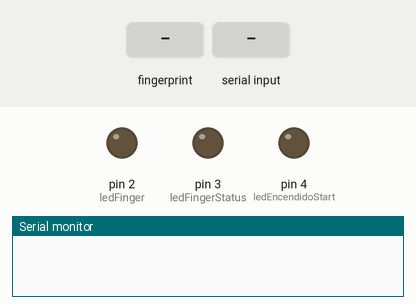
The sketch below on a simulated Arduino Mega 2560, built with avr-gcc and run on an emulated ATmega2560. On the bench: output pins drawn as LEDs (lit = HIGH), the last lines printed to the serial monitor. The inputs (shaded band) are chosen by the test bench. The modem accepts every AT command (registered, SIM ready, sends succeed) and sends nothing else.

Above: at 0.1 s.
At 2.2 s:
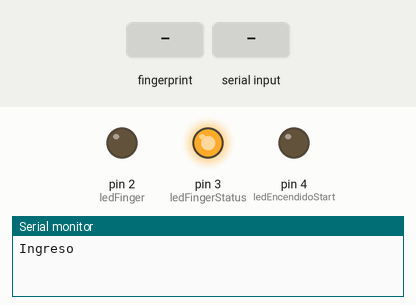
2.3 s: finger stored as number 1 placed on the sensor
At 4.3 s:
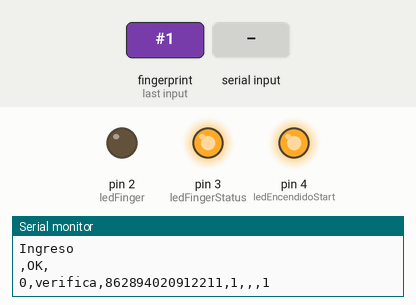
5.1 s: "30,150,10\n" received over Serial
Timing chart, 0 to 8.1 s (numbered marks = the images above; inputs shaded):
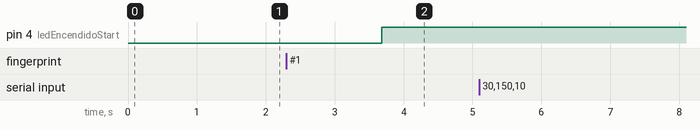

The sketch:

finguer_gps.ino
```cpp
#include <Adafruit_Fingerprint.h>
#include <string.h>
uint8_t id;
uint8_t idin = 0;
bool b1 = false;
char c = '0';
bool enrollw = false;
bool huella1 = false;
bool huella2 = false;
uint8_t getFingerprintEnroll();
int getFingerprintIDez();
int ledFinger = 2;
int ledFingerStatus = 3;
int ledEncendidoStart = 4;
int ledState = LOW;
long previousMillis = 0;
long interval = 50000;
bool gpsvalida = true;
char separador[] = ",";
char *resultado = NULL;
char campos[20][15];


Adafruit_Fingerprint finger = Adafruit_Fingerprint(&Serial2);


void setup()
{
  Serial.begin(9600);
  Serial1.begin(115200);
  pinMode(ledFinger, OUTPUT);
  pinMode(ledFingerStatus, OUTPUT);
  pinMode(ledEncendidoStart, OUTPUT);
  finger.begin(57600);
  digitalWrite(ledFinger,ledState);
  if (finger.verifyPassword()) {
    digitalWrite(ledFingerStatus,HIGH);
  } else {
    digitalWrite(ledFingerStatus,LOW);
    while (1);
  }
}

void loop(){

 unsigned long currentMillis = millis();
 if(currentMillis - previousMillis > interval) {
    previousMillis = currentMillis;
    if (ledState == LOW){
        ledState = HIGH;
        digitalWrite(ledFinger, ledState);
    }
  }
   idin = menu();
   switch (idin) {
      case 1:
      if(b1 == false){
        Serial.println("Registro");
        b1 = true;
      }

      id = readnumber();
      while (!getFingerprintEnroll() && enrollw == false);

      break;

      default:
      if(b1 == false){
        Serial.println("Ingreso");
        b1 = true;
        enrollw = false;
      }
     FinguerIdentifica();

   }
  delay(50);
}
////Identifica el numero menu//////////
uint8_t menu(void) {
  uint8_t num = 0;
  boolean validnum = false;
  if (Serial.available()){
    c = Serial.read();
    if (isdigit(c)) {
       num *= 10;
       num += c - '0';
       b1 = false;
       return num;
    }
  }
}

uint8_t readnumber(void) {
  uint8_t num = 0;
  boolean validnum = false;
  while (1) {
    if (Serial.available());
    char c = Serial.read();
    if (isdigit(c)) {
       num *= 10;
       num += c - '0';
       validnum = true;
    } else if (validnum) {
      return num;
    }
  }
}

////////////////////////////////////////////////////////////////////////////////////////////////////////////////////////////////////////////////////////////////////////////////////////////////
uint8_t getFingerprintID() {
  uint8_t p = finger.getImage();
  switch (p) {
    case FINGERPRINT_OK:
      Serial.println("Tomando imagen");
      break;
    case FINGERPRINT_NOFINGER:
      Serial.println("Dedo no detectado");
      return p;
    case FINGERPRINT_PACKETRECIEVEERR:
      Serial.println("Error de comunicacion");
      return p;
    case FINGERPRINT_IMAGEFAIL:
      Serial.println("Error de imagen");
      return p;
    default:
      Serial.println("Error desconocido");
      return p;
  }


  p = finger.image2Tz();
  switch (p) {
    case FINGERPRINT_OK:
      Serial.println("Imagen convertida");
      break;
    case FINGERPRINT_IMAGEMESS:
      Serial.println("Imagen demaciado desordenada");
      return p;
    case FINGERPRINT_PACKETRECIEVEERR:
      Serial.println("Error de comunicacion");
      return p;
    case FINGERPRINT_FEATUREFAIL:
      Serial.println("No se pudieron encontrar las caracteristicas de la huella digital");
      return p;
    case FINGERPRINT_INVALIDIMAGE:
      Serial.println("No se pudieron encontrar las caracteristicas de la huella digital");
      return p;
    default:
      Serial.println("Error desconosido");
      return p;
  }


  p = finger.fingerFastSearch();
  if (p == FINGERPRINT_OK) {
    Serial.println("Se encontro una hella emparejada");
  } else if (p == FINGERPRINT_PACKETRECIEVEERR) {
    Serial.println("Error de comunicacion");
    return p;
  } else if (p == FINGERPRINT_NOTFOUND) {
    Serial.println("No se encontro emparejada");
    return p;
  } else {
    Serial.println("Error desconocido");
    return p;
  }

      // found a match!
  Serial.print("Se encontro ID #"); Serial.print(finger.fingerID);
  Serial.print(" Con confianza de "); Serial.println(finger.confidence);
}
////////////////////////////////////////////////////////////////////////////////////////////////////////////////////////////////////////////////////////////////////////////////////////////////

int FinguerIdentifica() {
  uint8_t p = finger.getImage();
  if (p != FINGERPRINT_OK)  return -1;
  p = finger.image2Tz();
  if (p != FINGERPRINT_OK)  return -1;
  p = finger.fingerFastSearch();
  if (p != FINGERPRINT_OK)  return -1;
  asignacionname();
  return finger.fingerID;
}
////////////////////////////////////////////////////////////////////////////////////////////////////////////////////////////////////////////////////////////////////////////////////////////////
void asignacionname()
{
  String Ingps;
  int ID = 0;
  gpsvalida = true;
  ID = finger.fingerID;
  if (ID != 0  ) {
      String AT = "AT$TTGPSQRY=10";
      Serial1.println(AT);
      while((!Serial1.available()>0) && gpsvalida == true){
            Ingps = Serial1.readString();
            Ingps.replace("\n",",");
            Ingps.replace(":",",");
            Serial.println(Ingps);
            Serial.println();
            resultado = strtok(&Ingps[0],separador);
            int index = 0;
            while(resultado != NULL){
              strcpy(campos[index],resultado);
              index++;
              resultado = strtok(NULL,separador);
              }
           gpsvalida = false;
      }
       digitalWrite(ledEncendidoStart,HIGH);
       delay(50);
       String zero = "0,";
       String verifica = "verifica,";
       String imei = "862894020912211,";
       String idout = String(ID);
       String dataout = zero + verifica + imei + idout + "," + campos[5] + "," + campos [7] + "," + "1";
       Serial.println(dataout);
       dataout.replace("\n","");
       Serial1.print("AT$TTSNDMG=4,");
       Serial1.write((byte)0x22);
       Serial1.print(dataout);
       Serial1.write((byte)0x22);
       Serial1.println();
       delay(50);
       Serial1.println("AT&W");
       delay(100);


  }
}
void(* Resetea) (void) = 0;
/////////enroll//////////////////////////////////////////////////////////////
uint8_t getFingerprintEnroll() {
  int p = -1;
  while (p != FINGERPRINT_OK) {
    p = finger.getImage();
    switch (p) {
    case FINGERPRINT_OK:
      Serial.println("OK01"); // imagen tomada Ok
      break;
    case FINGERPRINT_NOFINGER:
      if(huella1 == false){
        Serial.println("IN01"); // No hay huella en el finguer
        huella1 = true;
      }
      break;
    case FINGERPRINT_PACKETRECIEVEERR:
      Serial.println("ER02"); // Error en la comunicacion
      break;
    case FINGERPRINT_IMAGEFAIL:
      Serial.println("ER03"); // Error en la Imagen
      break;
    default:
      Serial.println("ER04"); // Error Desconocido
      break;
    }
  }

  // OK success!

      p = finger.image2Tz(1);
      switch (p) {
        case FINGERPRINT_OK:
        paso1();
         break;
        case FINGERPRINT_IMAGEMESS:
          //Serial.println("Image too messy");
          return p;
        case FINGERPRINT_PACKETRECIEVEERR:
          //Serial.println("Communication error");
          return p;
        case FINGERPRINT_FEATUREFAIL:
          //Serial.println("Could not find fingerprint features");
          return p;
        case FINGERPRINT_INVALIDIMAGE:
          //Serial.println("Could not find fingerprint features");
          return p;
        default:
          //Serial.println("Unknown error");
          return p;
      }


      p = finger.image2Tz(2);
      switch (p) {
        case FINGERPRINT_OK:
          //Serial.println("Image converted");
          break;
        case FINGERPRINT_IMAGEMESS:
          //Serial.println("Image too messy");
          return p;
        case FINGERPRINT_PACKETRECIEVEERR:
          //Serial.println("Communication error");
          return p;
        case FINGERPRINT_FEATUREFAIL:
          //Serial.println("Could not find fingerprint features");
          return p;
        case FINGERPRINT_INVALIDIMAGE:
          //Serial.println("Could not find fingerprint features");
          return p;
        default:
          //Serial.println("Unknown error");
          return p;
      }

  // OK converted!

      p = finger.createModel();
      if (p == FINGERPRINT_OK) {
        p = finger.storeModel(id);
      if (p == FINGERPRINT_OK) {
          String ok = "OK.";
          String okenv = ok + id;
          Serial.println(okenv);
          delay(100);
          enrollw = true;
          huella1 = false;
          huella2 = false;
          idin = 0;
          idin = menu();
      } else if (p == FINGERPRINT_PACKETRECIEVEERR) {
        Serial.println("EF1");//Error en la comunicacion
        return p;
      } else if (p == FINGERPRINT_BADLOCATION) {
        Serial.println("EF2");//No se pudo almacenar en esa ubicación
        return p;
      } else if (p == FINGERPRINT_FLASHERR) {
        Serial.println("EF3");//Error Escritura en memoria flash
        return p;
      } else {
        Serial.println("EF4"); // Error desconocido
        return p;
      }
      } else if (p == FINGERPRINT_PACKETRECIEVEERR) {
        Serial.println("ERM1"); // Error Comunicacion
        return p;
      } else if (p == FINGERPRINT_ENROLLMISMATCH) {
        Serial.println("ERM2"); //Huellas Dactilares no coinciden
        return p;
      } else {
        Serial.println("ERM3"); // Error Desconocido
        return p;
      }


}


void paso1() {
       delay(100);
       int p = 0;
        while (p != FINGERPRINT_NOFINGER) {
          p = finger.getImage();
        }
        p = -1;
        while (p != FINGERPRINT_OK) {
          p = finger.getImage();
          switch (p) {
          case FINGERPRINT_OK:
            Serial.println("OK11"); // Imagen Tomada
            break;
          case FINGERPRINT_NOFINGER:
            if(huella2 == false){
              Serial.println("IN11"); // No hay Huella en el dispositivo
              huella2 = true;
            }
            break;
          case FINGERPRINT_PACKETRECIEVEERR:
            Serial.println("ER12"); // Error en la comunicacion
            break;
          case FINGERPRINT_IMAGEFAIL:
            Serial.println("ER13"); // Error en la Imagen
            break;
          default:
            Serial.println("ER14"); // Error desconocido
            break;
          }
        }
}


/*void setup() {
  // Open serial communications and wait for port to open:
  Serial.begin(115200);
  Serial1.begin(115200);

}

void loop() { // run over and over
  if (Serial.available()) {
      String valor = Serial.readString();
      Serial1.println(valor);
  }

   if (Serial1.available()) {
    Serial.print(Serial1.readString());
  }
}*/
```

Measured:
- after the input at 2.3 s, pin 4 (ledEncendidoStart): LOW → HIGH after 1.4 s
